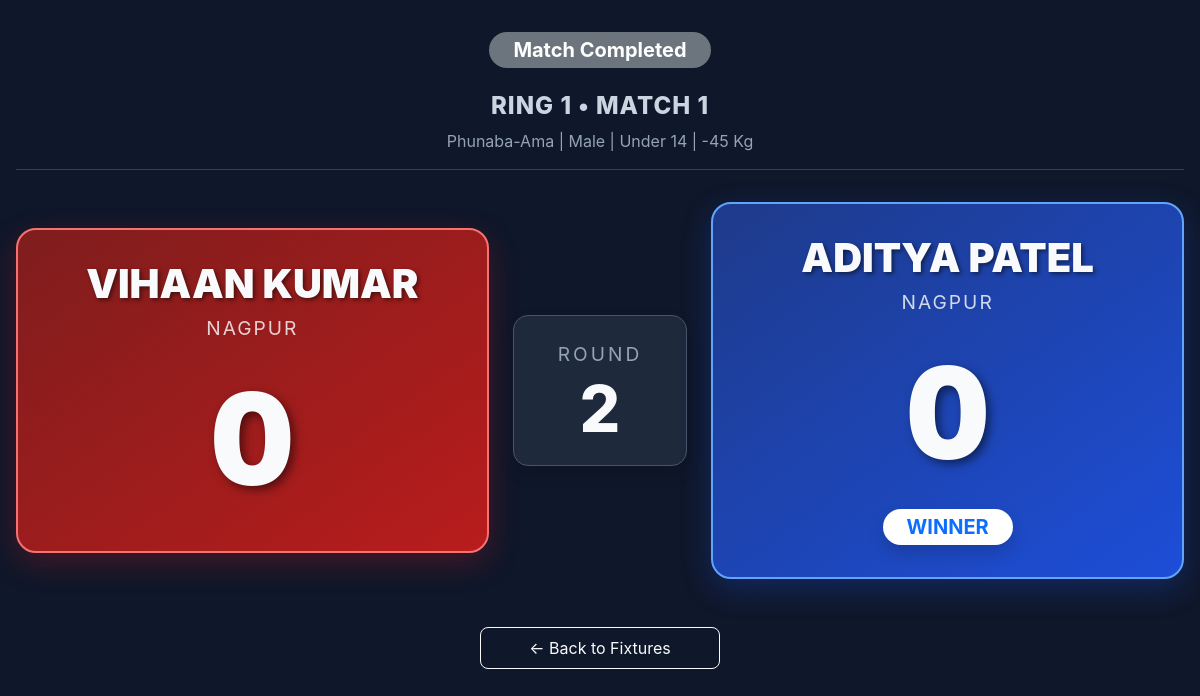
Screenshot of /match/126/watch/ with the database file from the repository.
### thangta/models.py (models this page shows, shortened)
class Match(models.Model):
    tournament = models.ForeignKey(Tournament, on_delete=models.CASCADE)
    event_type = models.CharField(max_length=50)
    age_category = models.CharField(max_length=3)
    weight_category = models.CharField(max_length=4)
    gender = models.CharField(max_length=10)
    is_active = models.BooleanField(default=False)
    is_completed = models.BooleanField(default=False)
    round_number = models.IntegerField(default=1)
    current_round = models.IntegerField(default=1) # Tracks Round 1, Round 2, or 3 (Tie Breaker)
    current_sub_round = models.IntegerField(default=1)
    match_sequence = models.IntegerField(help_text="Order of the match in this round")
    current_sub_round = models.IntegerField(default=1)
    active_scorers = models.ManyToManyField(CustomUser, blank=True, related_name='scoring_matches')
    ring_number = models.IntegerField(default=1)
    participant_red = models.ForeignKey(Participant, related_name='matches_as_red', on_delete=models.CASCADE)
    participant_blue = models.ForeignKey(Participant, related_name='matches_as_blue', on_delete=models.CASCADE, null=True, blank=True)
    winner = models.ForeignKey(Participant, related_name='matches_won', on_delete=models.SET_NULL, null=True, blank=True)
    round_1_red = models.IntegerField(default=0)
    round_1_blue = models.IntegerField(default=0)
    round_2_red = models.IntegerField(default=0)
    round_2_blue = models.IntegerField(default=0)
    round_3_red = models.IntegerField(default=0)
    round_3_blue = models.IntegerField(default=0)
    @property
    def age_display(self):
        age_map = {'U14': 'Under 14', 'U18': 'Under 18', 'O18': 'Over 18'}
        return age_map.get(self.age_category, self.age_category)
    @property
    def weight_display(self):
        if self.weight_category and "Kg" not in str(self.weight_category):
            return f"{self.weight_category} Kg"
        return self.weight_category

class Participant(models.Model):
    class GenderChoices(models.TextChoices):
        MALE = 'Male', 'Male'
        FEMALE = 'Female', 'Female'
    class EventTypeChoices(models.TextChoices):
        PHUNABA_AMA = 'Phunaba-Ama', 'Phunaba-Ama'
        PHUNABA_ANISHUBA = 'Phunaba-Anishuba', 'Phunaba-Anishuba'
    class AgeCategory(models.TextChoices):
        UNDER_14 = 'U14', 'Under 14'
        UNDER_18 = 'U18', 'Under 18'
        OVER_18 = 'O18', 'Over 18'
    class WeightCategory(models.TextChoices):
        MINUS_21 = '-21', '-21 Kg'
        MINUS_25 = '-25', '-25 Kg'
        MINUS_29 = '-29', '-29 Kg'
        MINUS_33 = '-33', '-33 Kg'
        MINUS_37 = '-37', '-37 Kg'
        MINUS_40 = '-40', '-40 Kg'
        MINUS_41 = '-41', '-41 Kg'
        MINUS_44 = '-44', '-44 Kg'
        MINUS_45 = '-45', '-45 Kg'
        MINUS_49 = '-49', '-49 Kg'
        MINUS_52 = '-52', '-52 Kg'
        MINUS_53 = '-53', '-53 Kg'
        MINUS_56 = '-56', '-56 Kg'
        MINUS_75 = '-75', '-75 Kg'
        PLUS_53 = '+53', '+53 Kg'
    tournament = models.ForeignKey(
        Tournament,
        on_delete=models.CASCADE,
        related_name='participants',
        null=True, blank=True
    )
    name = models.CharField(max_length=200, null=True, blank=True)
    actual_age = models.IntegerField(null=True, blank=True, help_text="Age in numbers")
    date_of_birth = models.DateField(null=True, blank=True) # Add this!
    age = models.IntegerField(default = 0)
    gender = models.CharField(max_length=10, choices=GenderChoices.choices, null=True, blank=True)
    contact = models.CharField(max_length=15, null=True, blank=True)
    district = models.CharField(max_length=100)
    district_code = models.CharField(max_length=20)
    event_type = models.CharField(max_length=50, choices=EventTypeChoices.choices, null=True, blank=True)
    age_category = models.CharField(
        max_length=3,
        choices=AgeCategory.choices,
        help_text="Select the participant's age group."
    )
    weight_category = models.CharField(
        max_length=4,
        choices=WeightCategory.choices,
        help_text="Select the participant's weight class."
    )

### thangta/views.py (the view)
# urls.py: path('match/<int:match_id>/watch/',public_live_match, name='public-live-match'),
def public_live_match(request, match_id):
    match = get_object_or_404(Match, id=match_id)
    if not match.is_active and not match.is_completed:
        messages.info(request, "This match is not live yet.")
        return redirect('tournament-matches', tournament_id=match.tournament.id)
    return render(request, 'public_live_match.html', {
        'match': match,
    })

### thangta/templates/public_live_match.html (shortened to what this page needs)
<!DOCTYPE html>
<html lang="en">
<head>
    <link href="https://cdn.jsdelivr.net/npm/bootstrap@5.3.0/dist/css/bootstrap.min.css" rel="stylesheet">
</head>
<body>
<div class="scoreboard-container" id="live-scoreboard-data">
    <div class="text-center mb-4">
        {% if match.is_completed %}
            <span class="badge bg-secondary fs-5 px-4 py-2 rounded-pill">Match Completed</span>
        {% elif match.is_active %}
            <div class="live-badge">🔴 Live Broadcast</div>
        {% else %}
            <span class="badge bg-warning text-dark fs-5 px-4 py-2 rounded-pill">Waiting to Start</span>
        {% endif %}
    </div>
    <div class="match-header">
        <h2>RING {{ match.ring_number }} • MATCH {{ match.match_sequence }}</h2>
        <div class="category-text">
            {{ match.event_type }} | {{ match.gender }} | {{ match.age_display }} | {{ match.weight_display }}
        </div>
    </div>
    <div class="row align-items-center g-4">
        <div class="col-12 col-md-5">
            <div class="corner-card red-corner">
                <div class="fighter-name">{{ match.participant_red.name|default:"TBD" }}</div>
                <div class="fighter-district">{{ match.participant_red.district|default:"---" }}</div>
                <div class="big-score">
                    {{ match.score_red|default:"0" }}
                </div>
            </div>
        </div>
        <div class="col-12 col-md-2">
            <div class="center-display shadow">
                <div class="round-label">Round</div>
                <div class="round-number">
                    {% if match.current_round == 3 or match.current_round == '3' %}
                        TIE
                    {% else %}
                        {{ match.current_round|default:"1" }}
                    {% endif %}
                </div>
            </div>
        </div>
        <div class="col-12 col-md-5">
            <div class="corner-card blue-corner">
                {% if match.participant_blue %}
                    <div class="fighter-name">{{ match.participant_blue.name }}</div>
                    <div class="fighter-district">{{ match.participant_blue.district|default:"---" }}</div>
                    <div class="big-score">
                        {{ match.score_blue|default:"0" }}
                    </div>
                    {% if match.winner == match.participant_blue %}
                        <div class="mt-3">
                            <span class="badge bg-white text-primary fs-5 px-4 py-2 rounded-pill shadow">WINNER</span>
                        </div>
                    {% endif %}
                {% else %}
                    <div class="fighter-name text-white-50">BYE</div>
                    <div class="fighter-district text-white-50">NO OPPONENT</div>
                    <div class="big-score text-white-50">-</div>
                {% endif %}
            </div>
        </div>
    </div>
    <div class="text-center mt-5">
        <a href="{% url 'global-fixtures'  %}" class="btn btn-outline-light px-5 py-2" style="border-radius: 8px;">
            ← Back to Fixtures
        </a>
    </div>
</div>
</body>
</html>

### thangta/templates/public_live_match.html (style rules this page uses)
body, html { height: 100%; background-color: #0f172a; color: #f8fafc; font-family: -apple-system, BlinkMacSystemFont, "Segoe UI", Roboto, "Helvetica Neue", Arial, sans-serif; overflow-x: hidden; }
.scoreboard-container { max-width: 1200px; margin: 0 auto; padding: 2rem 1rem; }
.match-header { text-align: center; margin-bottom: 2rem; border-bottom: 1px solid #334155; padding-bottom: 1rem; }
.match-header h2 { font-weight: 800; color: #cbd5e1; margin: 0; font-size: 1.5rem; text-transform: uppercase; letter-spacing: 1px; }
.category-text { color: #94a3b8; font-size: 1rem; margin-top: 0.5rem; }
.corner-card { border-radius: 20px; padding: 2rem; text-align: center; height: 100%; display: flex; flex-direction: column; justify-content: center; }
.red-corner { background: linear-gradient(145deg, #7f1d1d 0%, #b91c1c 100%); border: 2px solid #f87171; box-shadow: 0 10px 30px rgba(185, 28, 28, 0.3); }
.blue-corner { background: linear-gradient(145deg, #1e3a8a 0%, #1d4ed8 100%); border: 2px solid #60a5fa; box-shadow: 0 10px 30px rgba(29, 78, 216, 0.3); }
.fighter-name { font-size: 2.5rem; font-weight: 900; text-transform: uppercase; margin-bottom: 0.5rem; line-height: 1.1; text-shadow: 2px 2px 4px rgba(0,0,0,0.5); }
.fighter-district { font-size: 1.2rem; color: rgba(255,255,255,0.8); text-transform: uppercase; letter-spacing: 2px; margin-bottom: 1rem; }
.big-score { font-size: 8rem; font-weight: 900; line-height: 1; margin: 1rem 0; text-shadow: 4px 4px 10px rgba(0,0,0,0.5); font-variant-numeric: tabular-nums; }
.center-display { display: flex; flex-direction: column; align-items: center; justify-content: center; background-color: #1e293b; border-radius: 15px; padding: 1.5rem; border: 1px solid #475569; height: 100%; }
.round-label { color: #94a3b8; font-size: 1.2rem; text-transform: uppercase; letter-spacing: 3px; margin-bottom: 0.5rem; }
.round-number { font-size: 4rem; font-weight: 800; color: #f8fafc; line-height: 1; }

### rows the page displays
Match: ring_number "1", match_sequence "1", event_type "Phunaba-Ama", gender "Male", age_display "Under 14", weight_display "-45 Kg", participant_red.name "VIHAAN KUMAR", participant_red.district "NAGPUR", current_round "2", participant_blue.name "ADITYA PATEL", participant_blue.district "NAGPUR"

### other values shown
{{ match.score_red|default:"0" }} "0"
{{ match.score_blue|default:"0" }} "0"
